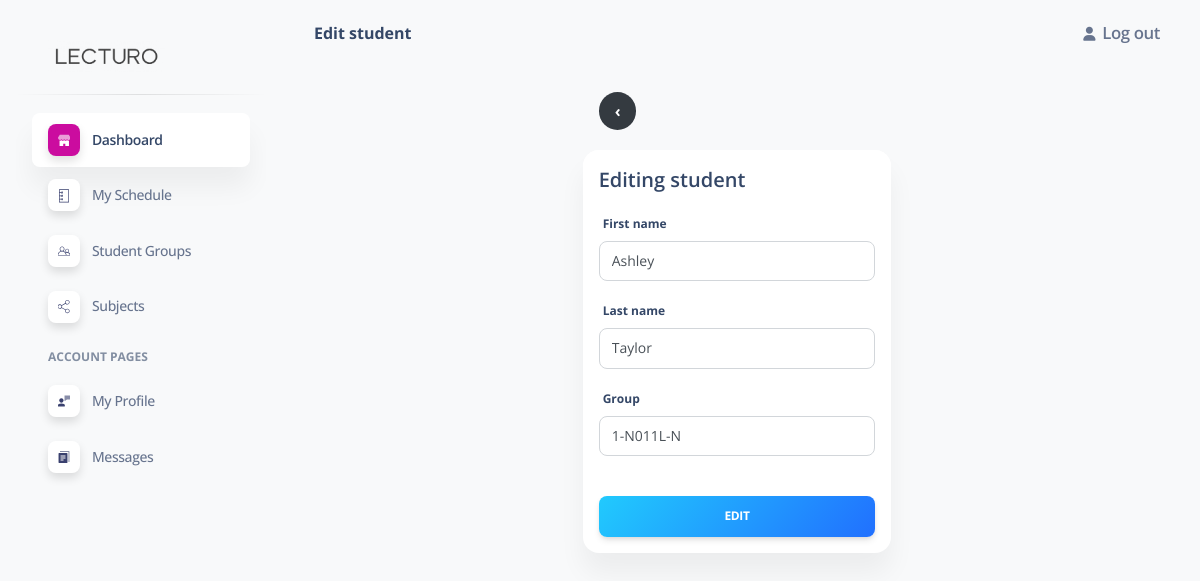
The app's page /edit-student/964299/ (signed in) with its own data.
### panel/models.py (models this page shows, shortened)
class Student(models.Model):
    album_number = models.IntegerField(unique=True,blank=False,null=False,editable=False,primary_key=True)
    created = models.DateTimeField(auto_now_add=True)
    active = models.BooleanField(default=True,null=False,blank=False)
    first_name = models.CharField(max_length=100,blank=False,null=False)
    last_name = models.CharField(max_length=100,blank=False,null=False)
    group = models.ForeignKey(Group,on_delete=models.CASCADE,null=False,blank=False)
    email = models.EmailField(blank=True,null=False,max_length=100)

### panel/views.py (the view, shortened to what this page needs)
# urls.py: path('edit-student/<str:pk>/',views.editStudent,name='editStudent'),
@login_required(login_url='userLogin')
def editStudent(request,pk):
    label = "Edit student"
    context = {'label':label,'objectName':'student'}
    try:
        student = Student.objects.get(album_number=pk)
    except Student.DoesNotExist:
        return render(request,'notFound.html')
    form = StudentEditForm(instance=student)
    context.update({'form':form})
    return render(request,'edit-object.html',context=context)

### panel/forms.py
class StudentEditForm(ModelForm):
    def __init__(self,*args,**kwargs):
        super(StudentEditForm,self).__init__(*args,**kwargs)
        for name,field in self.fields.items():
            field.widget.attrs.update({'class':'form-control'})
    class Meta:
        model = Student
        fields = ['first_name','last_name','group']

### panel/models.py (called while the page is built)
    def __str__(self) -> str:
        return self.group_number

### panel/templates/edit-object.html (shortened to what this page needs)
{% extends 'main.html' %}
{% block body %}
<div class="col-12 col-xl-4 createForm">
    <a href="{{ request.META.HTTP_REFERER }}" class="backButton">
        <b>&#8249;</b>
    </a>
    <br>
    <br>
    <div class="card h-100">
      <div class="card-header pb-0 p-3">
        <h5 class="mb-0">Editing {{objectName}}</h5>
      </div>
      <div class="card-body p-3">
        <form action="" method="POST">
            {% for field in form %}
                <label>{{field.label}}</label>
                <div class="mb-3">
                {{field}}
                </div>
            {% endfor %}
            <input type="submit" class="btn bg-gradient-info w-100 mt-4 mb-0" value="Edit"></input>
        </form>
      </div>
    </div>
  </div>
{% endblock body %}

### records on screen
Student: form "Ashley" "Taylor" "1-N011L-N"

### other values on screen
{{ label }} "Edit student"
{{ objectName }} "student"
{{ field.label }} "First name" "Last name" "Group"
